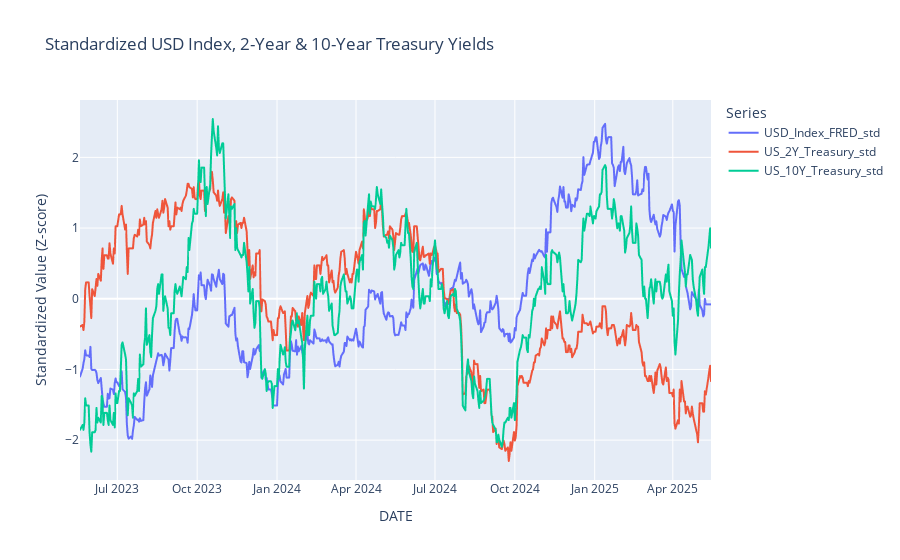
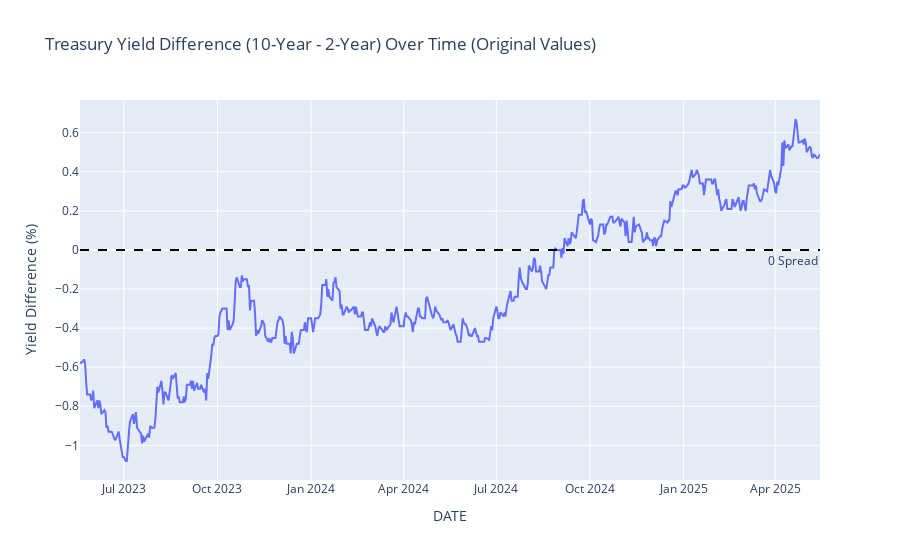
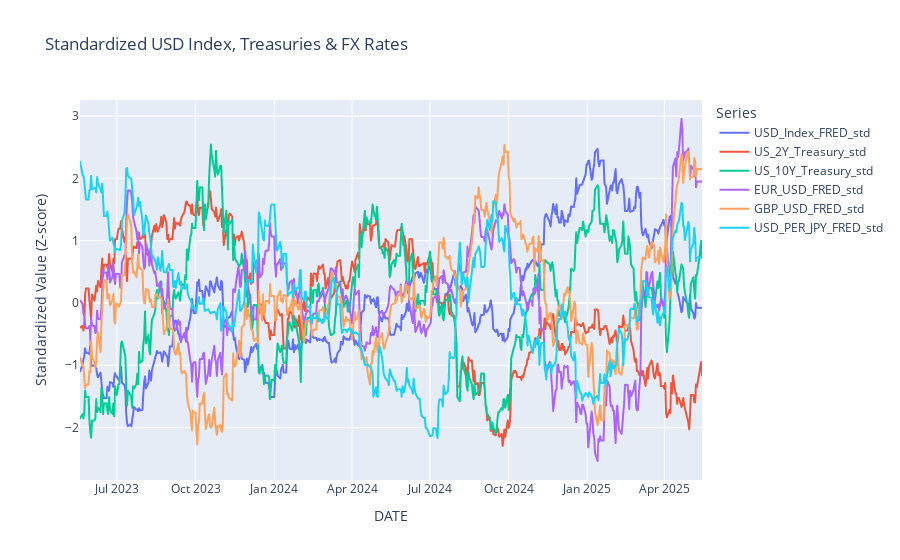
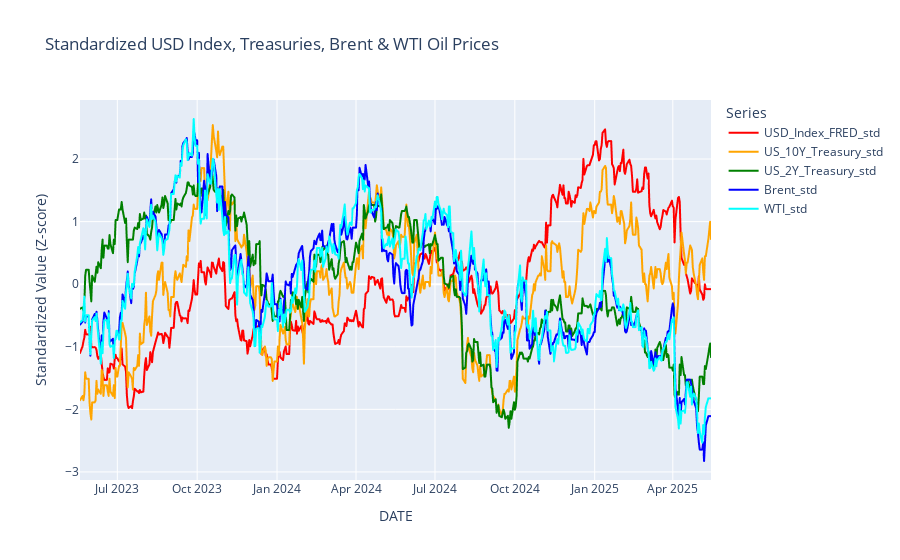

The notebook cell saved with these charts, in order:
### Code cell
print("\n--- Chunk 4: Generate and Display Interactive Plots ---")
print("Interactive plots will open in your default web browser one by one.")

if fda_module and original_df is not None and standardized_df is not None:
    # Plot 1
    print("\nGenerating Interactive Plot 1: Standardized USD Index, 2-Year & 10-Year Treasury Yields...")
    if not standardized_df.empty:
        fig1 = fda_module.plot_standardized_usd_treasuries(standardized_df)
        if fig1: fig1.show()
    else:
        print("Standardized data is empty. Skipping Plot 1.")

    # Plot 2
    print("\nGenerating Interactive Plot 2: Treasury Yield Difference (Original Values)...")
    if not original_df.empty:
        fig2 = fda_module.plot_treasury_spread(original_df)
        if fig2: fig2.show()
    else:
        print("Original data is empty. Skipping Plot 2.")

    # Plot 3
    print("\nGenerating Interactive Plot 3: Standardized USD Index, Treasuries & FX Rates...")
    if not standardized_df.empty:
        fig3 = fda_module.plot_standardized_fx_treasuries(standardized_df)
        if fig3: fig3.show()
    else:
        print("Standardized data is empty. Skipping Plot 3.")

    # Plot 4
    print("\nGenerating Interactive Plot 4: Standardized USD Index, Treasuries, Brent & WTI Oil Prices...")
    if not standardized_df.empty:
        fig4 = fda_module.plot_standardized_usd_treasuries_commodities(standardized_df)
        if fig4: fig4.show()
    else:
        print("Standardized data is empty. Skipping Plot 4.")
else:
    print("Data not available or module not loaded. Skipping plot generation.")

print("\n--- Script: generate_financial_plots.py finished ---")
print("If plots did not appear, check your browser or any error messages above.")

### Figure 1 — Plotly figure (JSON) as saved in the notebook; plotly's stock layout.template omitted (floating-point values rounded to 4 significant figures; data arrays with more than 128 entries replaced by an {"elided": "..."} marker saying what was removed)
{"data": [{"hovertemplate": "variable=USD_Index_FRED_std<br>DATE=%{x}<br>Standardized Value (Z-score)=%{y}<extra></extra>", "legendgroup": "USD_Index_FRED_std", "line": {"color": "#636efa", "dash": "solid"}, "marker": {"symbol": "circle"}, "mode": "lines", "name": "USD_Index_FRED_std", "showlegend": true, "type": "scattergl", "x": {"elided": "527 str values"}, "xaxis": "x", "y": {"elided": "527 float values"}, "yaxis": "y"}, {"hovertemplate": "variable=US_2Y_Treasury_std<br>DATE=%{x}<br>Standardized Value (Z-score)=%{y}<extra></extra>", "legendgroup": "US_2Y_Treasury_std", "line": {"color": "#EF553B", "dash": "solid"}, "marker": {"symbol": "circle"}, "mode": "lines", "name": "US_2Y_Treasury_std", "showlegend": true, "type": "scattergl", "x": {"elided": "527 str values"}, "xaxis": "x", "y": {"elided": "527 float values"}, "yaxis": "y"}, {"hovertemplate": "variable=US_10Y_Treasury_std<br>DATE=%{x}<br>Standardized Value (Z-score)=%{y}<extra></extra>", "legendgroup": "US_10Y_Treasury_std", "line": {"color": "#00cc96", "dash": "solid"}, "marker": {"symbol": "circle"}, "mode": "lines", "name": "US_10Y_Treasury_std", "showlegend": true, "type": "scattergl", "x": {"elided": "527 str values"}, "xaxis": "x", "y": {"elided": "527 float values"}, "yaxis": "y"}], "layout": {"legend": {"title": {"text": "Series"}, "tracegroupgap": 0}, "title": {"text": "Standardized USD Index, 2-Year & 10-Year Treasury Yields"}, "xaxis": {"anchor": "y", "domain": [0, 1], "title": {"text": "DATE"}}, "yaxis": {"anchor": "x", "domain": [0, 1], "title": {"text": "Standardized Value (Z-score)"}}}}

### Figure 2 — Plotly figure (JSON) as saved in the notebook; plotly's stock layout.template omitted (floating-point values rounded to 4 significant figures; data arrays with more than 128 entries replaced by an {"elided": "..."} marker saying what was removed)
{"data": [{"hovertemplate": "DATE=%{x}<br>Yield Difference (%)=%{y}<extra></extra>", "legendgroup": "", "line": {"color": "#636efa", "dash": "solid"}, "marker": {"symbol": "circle"}, "mode": "lines", "name": "", "orientation": "v", "showlegend": false, "type": "scatter", "x": {"elided": "527 str values"}, "xaxis": "x", "y": {"elided": "527 float values"}, "yaxis": "y"}], "layout": {"annotations": [{"showarrow": false, "text": "0 Spread", "x": 1, "xanchor": "right", "xref": "x domain", "y": 0, "yanchor": "top", "yref": "y"}], "legend": {"title": {"text": ""}, "tracegroupgap": 0}, "shapes": [{"line": {"color": "black", "dash": "dash"}, "type": "line", "x0": 0, "x1": 1, "xref": "x domain", "y0": 0, "y1": 0, "yref": "y"}], "showlegend": true, "title": {"text": "Treasury Yield Difference (10-Year - 2-Year) Over Time (Original Values)"}, "xaxis": {"anchor": "y", "domain": [0, 1], "title": {"text": "DATE"}}, "yaxis": {"anchor": "x", "domain": [0, 1], "title": {"text": "Yield Difference (%)"}}}}

### Figure 3 — Plotly figure (JSON) as saved in the notebook; plotly's stock layout.template omitted (floating-point values rounded to 4 significant figures; data arrays with more than 128 entries replaced by an {"elided": "..."} marker saying what was removed)
{"data": [{"hovertemplate": "variable=USD_Index_FRED_std<br>DATE=%{x}<br>Standardized Value (Z-score)=%{y}<extra></extra>", "legendgroup": "USD_Index_FRED_std", "line": {"color": "#636efa", "dash": "solid"}, "marker": {"symbol": "circle"}, "mode": "lines", "name": "USD_Index_FRED_std", "showlegend": true, "type": "scattergl", "x": {"elided": "527 str values"}, "xaxis": "x", "y": {"elided": "527 float values"}, "yaxis": "y"}, {"hovertemplate": "variable=US_2Y_Treasury_std<br>DATE=%{x}<br>Standardized Value (Z-score)=%{y}<extra></extra>", "legendgroup": "US_2Y_Treasury_std", "line": {"color": "#EF553B", "dash": "solid"}, "marker": {"symbol": "circle"}, "mode": "lines", "name": "US_2Y_Treasury_std", "showlegend": true, "type": "scattergl", "x": {"elided": "527 str values"}, "xaxis": "x", "y": {"elided": "527 float values"}, "yaxis": "y"}, {"hovertemplate": "variable=US_10Y_Treasury_std<br>DATE=%{x}<br>Standardized Value (Z-score)=%{y}<extra></extra>", "legendgroup": "US_10Y_Treasury_std", "line": {"color": "#00cc96", "dash": "solid"}, "marker": {"symbol": "circle"}, "mode": "lines", "name": "US_10Y_Treasury_std", "showlegend": true, "type": "scattergl", "x": {"elided": "527 str values"}, "xaxis": "x", "y": {"elided": "527 float values"}, "yaxis": "y"}, {"hovertemplate": "variable=EUR_USD_FRED_std<br>DATE=%{x}<br>Standardized Value (Z-score)=%{y}<extra></extra>", "legendgroup": "EUR_USD_FRED_std", "line": {"color": "#ab63fa", "dash": "solid"}, "marker": {"symbol": "circle"}, "mode": "lines", "name": "EUR_USD_FRED_std", "showlegend": true, "type": "scattergl", "x": {"elided": "527 str values"}, "xaxis": "x", "y": {"elided": "527 float values"}, "yaxis": "y"}, {"hovertemplate": "variable=GBP_USD_FRED_std<br>DATE=%{x}<br>Standardized Value (Z-score)=%{y}<extra></extra>", "legendgroup": "GBP_USD_FRED_std", "line": {"color": "#FFA15A", "dash": "solid"}, "marker": {"symbol": "circle"}, "mode": "lines", "name": "GBP_USD_FRED_std", "showlegend": true, "type": "scattergl", "x": {"elided": "527 str values"}, "xaxis": "x", "y": {"elided": "527 float values"}, "yaxis": "y"}, {"hovertemplate": "variable=USD_PER_JPY_FRED_std<br>DATE=%{x}<br>Standardized Value (Z-score)=%{y}<extra></extra>", "legendgroup": "USD_PER_JPY_FRED_std", "line": {"color": "#19d3f3", "dash": "solid"}, "marker": {"symbol": "circle"}, "mode": "lines", "name": "USD_PER_JPY_FRED_std", "showlegend": true, "type": "scattergl", "x": {"elided": "527 str values"}, "xaxis": "x", "y": {"elided": "527 float values"}, "yaxis": "y"}], "layout": {"legend": {"title": {"text": "Series"}, "tracegroupgap": 0}, "title": {"text": "Standardized USD Index, Treasuries & FX Rates"}, "xaxis": {"anchor": "y", "domain": [0, 1], "title": {"text": "DATE"}}, "yaxis": {"anchor": "x", "domain": [0, 1], "title": {"text": "Standardized Value (Z-score)"}}}}

### Figure 4 — Plotly figure (JSON) as saved in the notebook; plotly's stock layout.template omitted (floating-point values rounded to 4 significant figures; data arrays with more than 128 entries replaced by an {"elided": "..."} marker saying what was removed)
{"data": [{"hovertemplate": "variable=USD_Index_FRED_std<br>DATE=%{x}<br>Standardized Value (Z-score)=%{y}<extra></extra>", "legendgroup": "USD_Index_FRED_std", "line": {"color": "red", "dash": "solid"}, "marker": {"symbol": "circle"}, "mode": "lines", "name": "USD_Index_FRED_std", "showlegend": true, "type": "scattergl", "x": {"elided": "527 str values"}, "xaxis": "x", "y": {"elided": "527 float values"}, "yaxis": "y"}, {"hovertemplate": "variable=US_10Y_Treasury_std<br>DATE=%{x}<br>Standardized Value (Z-score)=%{y}<extra></extra>", "legendgroup": "US_10Y_Treasury_std", "line": {"color": "orange", "dash": "solid"}, "marker": {"symbol": "circle"}, "mode": "lines", "name": "US_10Y_Treasury_std", "showlegend": true, "type": "scattergl", "x": {"elided": "527 str values"}, "xaxis": "x", "y": {"elided": "527 float values"}, "yaxis": "y"}, {"hovertemplate": "variable=US_2Y_Treasury_std<br>DATE=%{x}<br>Standardized Value (Z-score)=%{y}<extra></extra>", "legendgroup": "US_2Y_Treasury_std", "line": {"color": "green", "dash": "solid"}, "marker": {"symbol": "circle"}, "mode": "lines", "name": "US_2Y_Treasury_std", "showlegend": true, "type": "scattergl", "x": {"elided": "527 str values"}, "xaxis": "x", "y": {"elided": "527 float values"}, "yaxis": "y"}, {"hovertemplate": "variable=Brent_std<br>DATE=%{x}<br>Standardized Value (Z-score)=%{y}<extra></extra>", "legendgroup": "Brent_std", "line": {"color": "blue", "dash": "solid"}, "marker": {"symbol": "circle"}, "mode": "lines", "name": "Brent_std", "showlegend": true, "type": "scattergl", "x": {"elided": "527 str values"}, "xaxis": "x", "y": {"elided": "527 float values"}, "yaxis": "y"}, {"hovertemplate": "variable=WTI_std<br>DATE=%{x}<br>Standardized Value (Z-score)=%{y}<extra></extra>", "legendgroup": "WTI_std", "line": {"color": "cyan", "dash": "solid"}, "marker": {"symbol": "circle"}, "mode": "lines", "name": "WTI_std", "showlegend": true, "type": "scattergl", "x": {"elided": "527 str values"}, "xaxis": "x", "y": {"elided": "527 float values"}, "yaxis": "y"}], "layout": {"legend": {"title": {"text": "Series"}, "tracegroupgap": 0}, "title": {"text": "Standardized USD Index, Treasuries, Brent & WTI Oil Prices"}, "xaxis": {"anchor": "y", "domain": [0, 1], "title": {"text": "DATE"}}, "yaxis": {"anchor": "x", "domain": [0, 1], "title": {"text": "Standardized Value (Z-score)"}}}}
